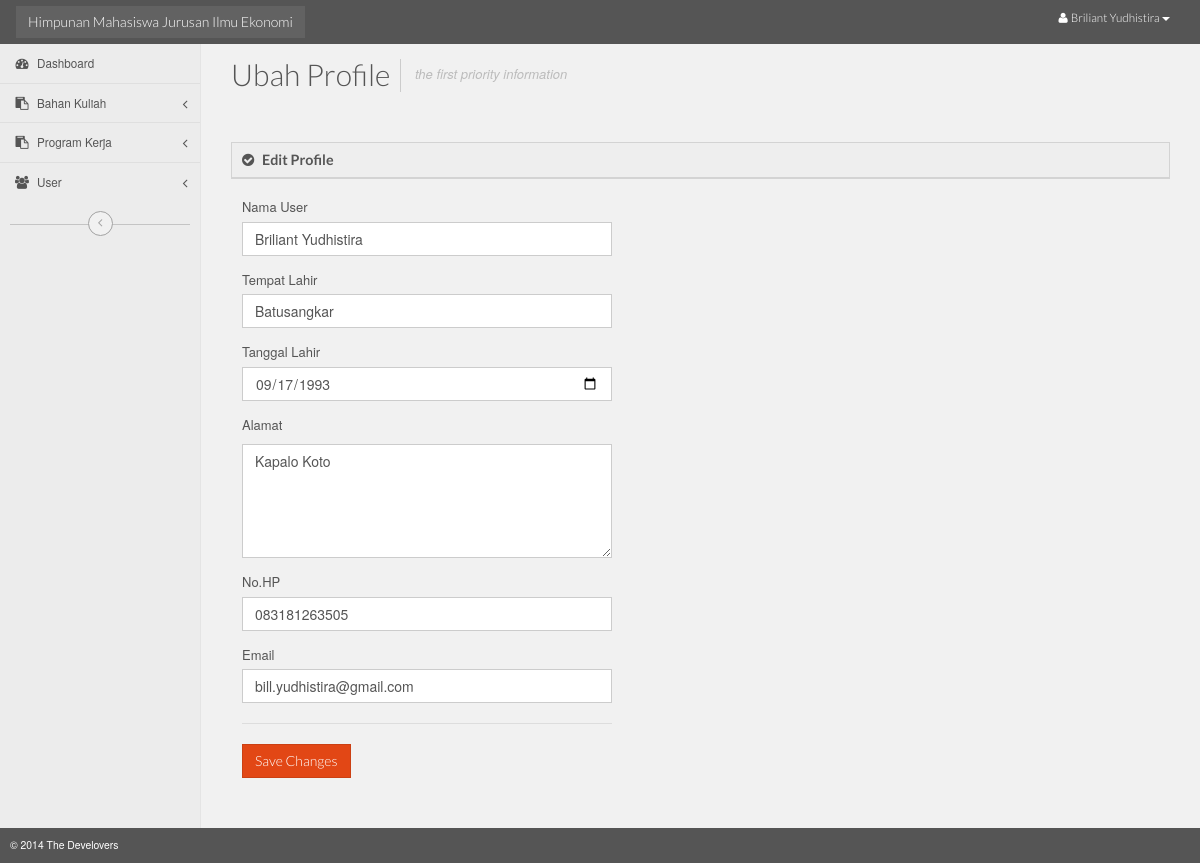
The app's page /admin.php?p=edit&sub=profile (signed in) with its own data.
### tables this page shows
CREATE TABLE IF NOT EXISTS `user` (
  `id_anggota` int(20) NOT NULL,
  `password` char(30) NOT NULL,
  `nama` char(40) NOT NULL,
  `tempat_lahir` char(40) NOT NULL,
  `tanngal_lahir` date NOT NULL,
  `alamat` char(40) NOT NULL,
  `no_hp` char(20) NOT NULL,
  `email` char(40) NOT NULL,
  `jabatan` char(30) NOT NULL,
  PRIMARY KEY (`id_anggota`)
);

### admin.php (called while the page is built, shortened)
<?php
$webApp = new webApp();
$webApp->createWebApp();
?>

### class/profileClass.php (called while the page is built, shortened)
<?php
	class profile extends dbController
		{
			public function getProfile()
				{
					$id = $_SESSION['username'];
					$sql = "SELECT * FROM user where id_anggota='$id'";
					$query = mysqli_query($this->conn, $sql) or die(mysqli_error($this->conn));
					$row = mysqli_fetch_array($query);
					if($row>0)
						{
							$dataProfil['nobp'] = $row['0'];
							$dataProfil['nama'] = $row['2'];
							$dataProfil['tempat_lahir'] = $row['3'];
							$dataProfil['tanggal_lahir'] = $row['4'];
							$dataProfil['alamat'] = $row['5'];
							$dataProfil['nohp'] = $row['6'];
							$dataProfil['email'] = $row['7'];
							$id = $row['0'];
							$foto="SELECT * FROM foto where id_anggota='$id'";
							$query2 = mysqli_query($this->conn, $foto);
							$row3 =  mysqli_fetch_array($query2);
							if($row3>0)
								{
									$dataProfil['foto'] = "server/foto/".$row3['2'];
								}
							else
								{
									$dataProfil['foto'] = "server/foto/images.jpg";
								}
						}
					else
						{
							$dataProfil = null;
						}
					return $dataProfil;
				}
		}

### view/content/edit_profile.php (the view)
<?php
    require_once ('class/profileClass.php');
    $profil = new profile();
    $dataProfil = $profil->getProfile();
?>
<div class="main-header">
	<h2>Ubah Profile</h2>
	<em>the first priority information</em>
</div>
	<div class="main-content">
										<div class="widget">
											<div class="widget-header">
												<h3><i class="fa fa-check-circle"></i> Edit Profile</h3>
											</div>
											<div class="widget-content col-sm-5">
												<form id="advanced-form"  method="post" action="view/mainProcess.php?act=editProfil">
                                                    <div class="form-group">
														<label for="text-input2">Nama User</label>
														<input type="text" name="nama" id="nama" class="form-control" value="<?php echo $dataProfil['nama']; ?>" required/>
													</div>
                                                    <div class="form-group">
														<label for="text-input3">Tempat Lahir</label>
														<input type="text" name="tempat" id="tempat" class="form-control" value="<?php echo $dataProfil['tempat_lahir']; ?>" required/>
													</div>
                                                    <div class="form-group">
														<label for="text-input4">Tanggal Lahir</label>
														<input type="date" name="tanggal" id="tanggal" class="form-control" value="<?php echo $dataProfil['tanggal_lahir']; ?>" required/>
													</div>
                                                    <div class="form-group">
														<p>Alamat</p>
														<textarea class="form-control"  name="alamat" id="alamat" rows="5" cols="30" required/><?php echo $dataProfil['alamat']; ?></textarea>
													</div>
                                                    <div class="form-group">
														<label for="text-input5">No.HP</label>
														<input type="number" name="nohp" id="nohp" class="form-control" value="<?php echo $dataProfil['nohp']; ?>" required/>
													</div>
                                                    <div class="form-group">
														<label for="text-input6">Email</label>
														<input type="email" name="email" id="email" class="form-control" value="<?php echo $dataProfil['email']; ?>" required/>
													</div>
                                                    <hr />
                                                    <div class="form-group">
														<button type="submit" class="btn btn-custom-primary">Save Changes</button>
													</div>
                                                    </form>
											</div>
										</div>
</div>

### records on screen
user: nama "Briliant Yudhistira", tempat "Batusangkar", tanggal "09/17/1993", alamat "Kapalo Koto", nohp "083181263505", email "bill.yudhistira@gmail.com"

### other values on screen
$_SESSION['name'] "Briliant Yudhistira"
